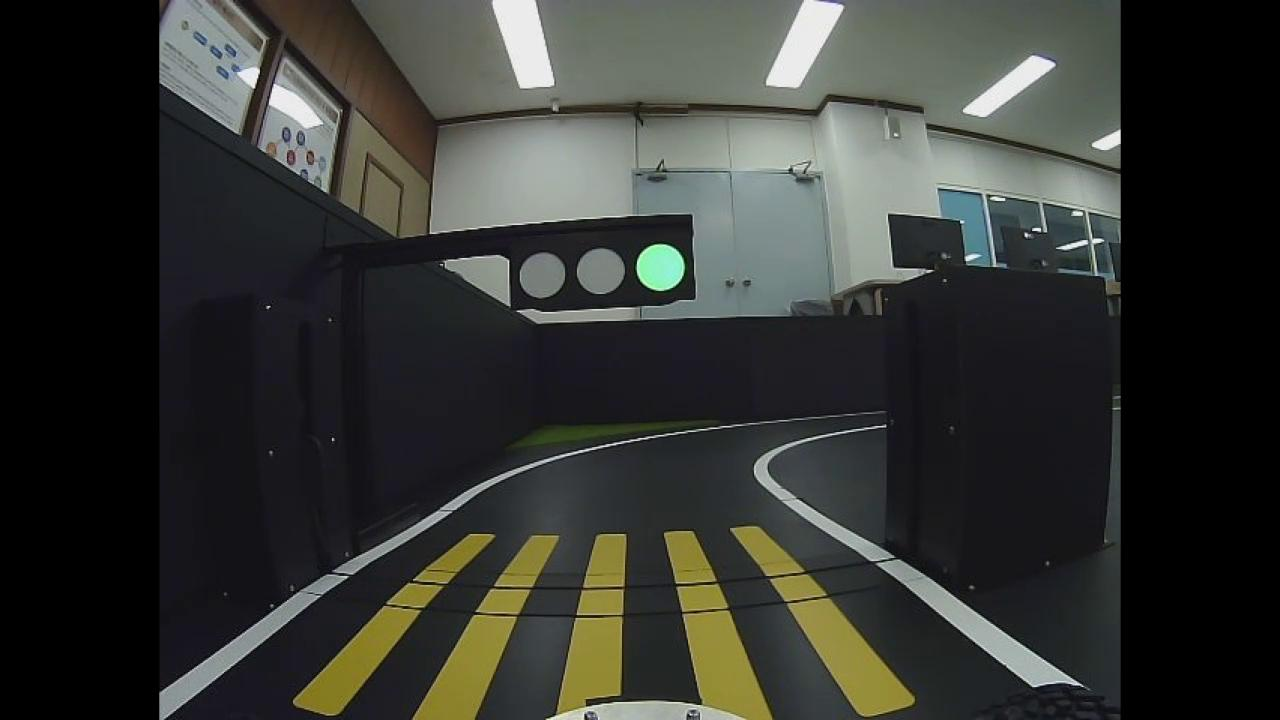
#> input picture src/green.jpg, 1280 x 720 px
$ python -i Bump.py   (imports and definitions only)   (older library calls are emulated)
#> lines starting #> are read from the running program, lines starting #| are printed output that depends on the picture; after the words box and inside, x2 and y2 are one past the last pixel; in counts of white or black regions, pixels touching at a corner belong together
#> further down, picture is the input picture: shape (720, 1280, 3); mean B, G, R 50.8, 55, 53.2
#!/usr/bin/env python
# -*-coding:utf-8-*-

import numpy as np
import cv2

class BumpDetect:
    frame = None

    def __init__(self, frame):
        self.frame = frame
        self.find = False

    def set_roi_color(self, x_len, start_y, offset_y):
#> called with x_len = 200, start_y = 200, offset_y = 80
        _,width,_ =  self.frame.shape
#> width = 1280
        #컬러 전용은 shape에서 리턴3개 나온다. 흑백은 리턴2개 나옴.
        start_x = int(width/2 - (x_len/2))
#> start_x = 540
        end_x = int(width -start_x)
#> end_x = 740
        return self.frame[start_y:start_y+offset_y, start_x:end_x], start_x, start_y

    def setLabel(self, image ,pts, label):
        (x, y, w, h) = cv2.boundingRect(pts)
        pt1 = (x, y)
        pt2 = (x+w, y+h)
        cv2.rectangle(image, pt1, pt2, (0,255,0), 2)
        cv2.putText(image, label, (pt1[0], pt1[1]-3), cv2.FONT_HERSHEY_SIMPLEX, 0.7, (0,0,255))

    def bump_det(self) :
        sign_roi, _, _ = self.set_roi_color(200, 200, 80)
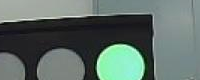
#> sign_roi: shape (80, 200, 3); mean of channels 0, 1, 2 103.6, 109.6, 94.1; drawn as B, G, R
        H, L, S = cv2.split(cv2.cvtColor(sign_roi, cv2.COLOR_BGR2HLS))
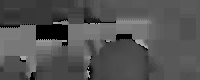
#> H: shape (80, 200); min 0, max 177, mean 82.9
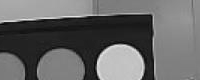
#> L: shape (80, 200); min 4, max 233, mean 102.3
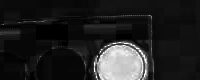
#> S: shape (80, 200); min 0, max 255, mean 33.8
        _, L = cv2.threshold(L, 200, 255, cv2.THRESH_BINARY)
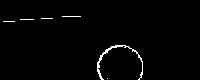
#> L: shape (80, 200); 1.5% white in thin lines or dots, all inside (x1, y1, x2, y2) = (3, 16, 143, 80)
        # 침식할 때 필요한 구조화 요소 커널 사각형 클수록 더 침식 잘됨.
        k = cv2.getStructuringElement(cv2.MORPH_RECT, (4, 4))
        # 사각형 5x5
        eros = cv2.erode(L, k)
#> eros: shape (80, 200); every value is 0
        _, contours, _ = cv2.findContours(eros, cv2.RETR_EXTERNAL, cv2.CHAIN_APPROX_NONE)
#> contours = []
        for cont in contours:
            approx = cv2.approxPolyDP(cont, cv2.arcLength(cont,True)*0.02, True)
            vtc = len(approx)
            if vtc == 6:
                self.setLabel(sign_roi, cont, 'bump')
                self.find = True
#> this loop made 0 passes
        return sign_roi


>>> import cv2
>>> picture = cv2.imread('../../../green.jpg')
>>> result = BumpDetect(picture).bump_det()
